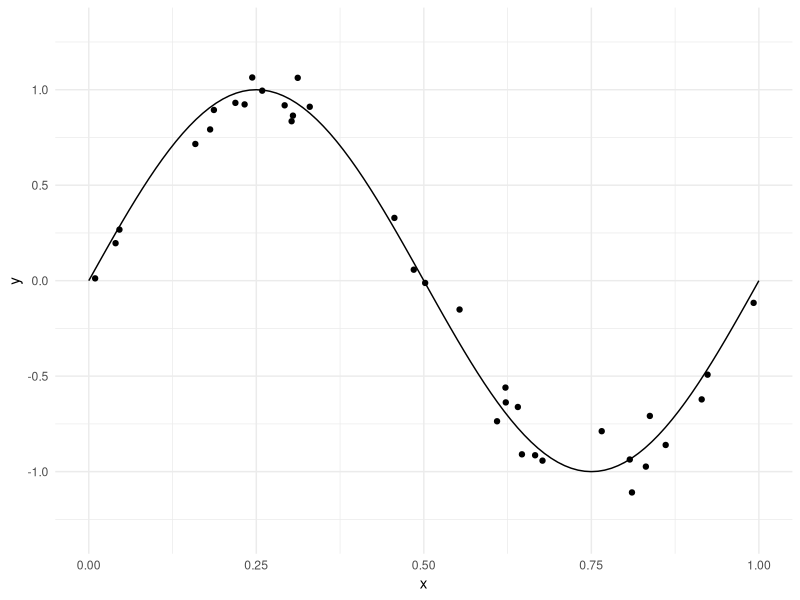
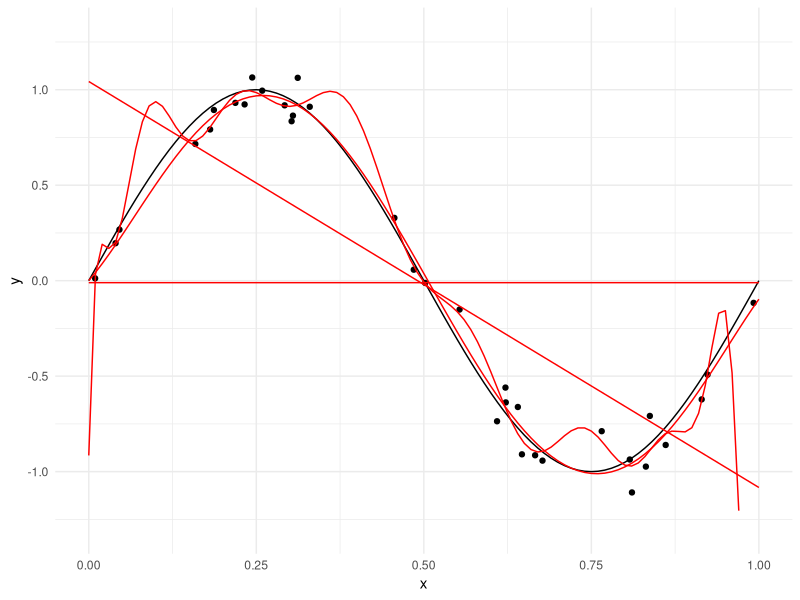

Write the R code that produced these figures, in order.
## ---- chunk 1
knitr::opts_chunk$set(echo = TRUE)
knitr::opts_chunk$set(message = FALSE)
# knitr::opts_knit$set(root.dir = '..')
knitr::opts_chunk$set(fig.height = 3, fig.width = 7)
knitr::opts_chunk$set(fig.pos='H')

library(data.table)
library(ggplot2)
library(magrittr)
library(glue)
library(purrr)
## ---- chunk 2
set.seed(1234)
n <- 50
x <- runif(n, min = 0, max = 1)
e <- rnorm(n, 0, 0.1)
y <- sin(2*pi*x) + e

x_range <- seq(0,1,0.01)
f <- sin(2*pi*x_range)

train_proportion <- 0.7
train_index <- sample(1:n, floor(n*train_proportion))

data <- data.table(x = x, y = y)
data_train <- data[train_index,]
data_test <- data[-train_index,]
data_range <- data.table(x = x_range, y = f)

p <- ggplot(data_train, aes(x, y)) +
    geom_point()  + 
    geom_line(data = data_range, aes(x, y)) +
    theme_minimal() +
    xlim(0, 1) + ylim(-1.3, 1.3)

p
## ---- chunk 3
k <- c(0, 1, 5, 30)

p2 <- p
for (i in k) {
    if (i == 0) {
        model <- lm(y ~ 1, data = data_train)
    } else {
        model <- lm(y ~ poly(x, i, raw = TRUE), data = data_train)
    }
    colname <- paste0("pred",i)
    data_range <- data_range[, eval(colname):=predict(model, newdata = data_range)]
    p2 <- p2 + geom_line(data = data_range, aes_string("x", colname), color = "red")
}

p2
## ---- chunk 4
MSE <- function(y, pred) {
    mean((y - pred)**2)
}

mse_train <- list()
mse_test <- list()
for (i in k) {
    if (i == 0) {
        model <- lm(y ~ 1, data = data_train)
    } else {
        model <- lm(y ~ poly(x, i, raw = TRUE), data = data_train)
    }
    colname <- paste0("pred",i)
    data_train <- data_train[, eval(colname):=predict(model, newdata = data_train)]
    mse_train[[colname]] <-  MSE(data_train[, y], data_train[, get(colname)])
    data_test <- data_test[, eval(colname):=predict(model, newdata = data_test)]
    mse_test[[colname]] <-  MSE(data_test[, y], data_test[, get(colname)])
}

evals <- cbind("train MSE" = unlist(mse_train), "test MSE" = unlist(mse_test))
evals
## ---- chunk 5
aic <- list()
bic <- list()
for (i in k) {
    if (i == 0) {
        model <- lm(y ~ 1, data = data_train)
    } else {
        model <- lm(y ~ poly(x, i, raw = TRUE), data = data_train)
    }
    colname <- paste0("pred",i)
    aic[[colname]] <-  AIC(model)
    bic[[colname]] <-  BIC(model)
}

cbind(evals, "AIC" = unlist(aic), "BIC" = unlist(bic))
